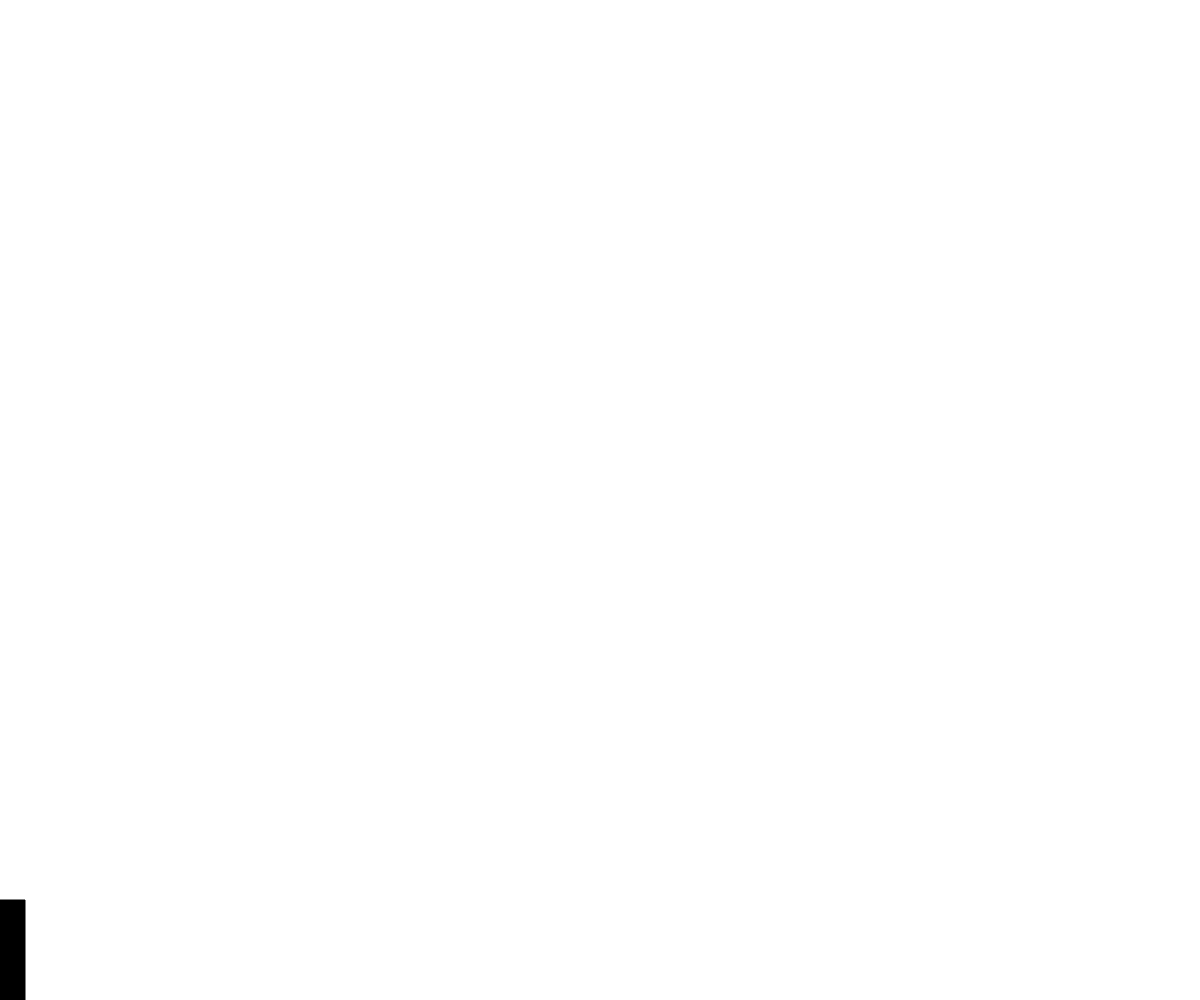
Frame 1 (no input)
Frame 60 (no input): identical to frame 1, image omitted
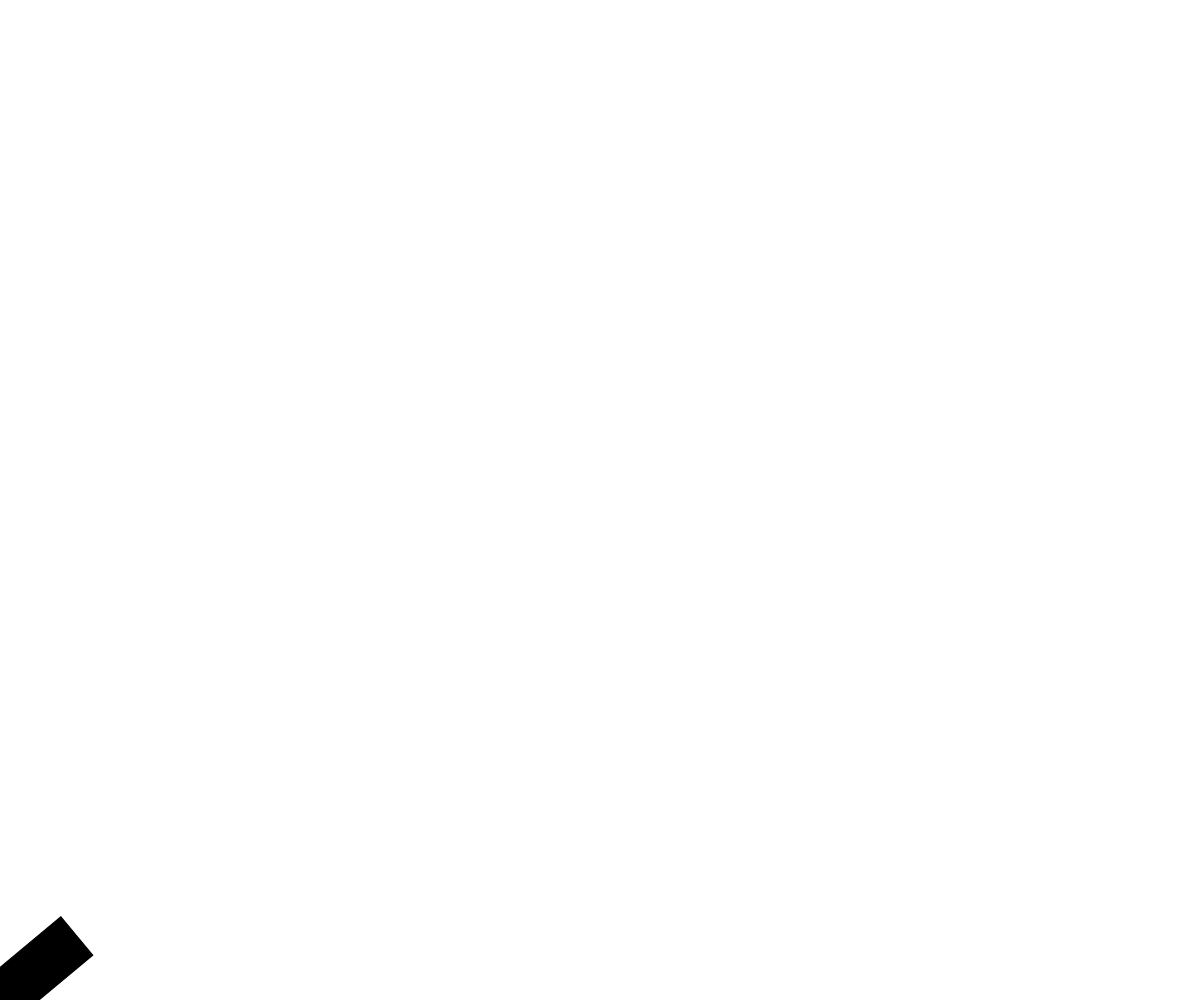
Frame 120 (the mouse pressed at the canvas centre since frame 60)

The p5.js sketch that drew these frames (run headless with seeded random() and noise() and a simulated clock; from frame 60 on, the mouse is pressed at the canvas centre):

// p5.js sketch
// ── sketch.js
// Rotation Demo
// Vrajesh Patel
// September 28/2021


let x,y;

function setup() {
  createCanvas(windowWidth, windowHeight);
  angleMode(DEGREES);
  x = 0;
  y = height;
}

function draw(){

  background(255);

  translate(x, y);
  let theta = atan2(mouseY - y, mouseX - x);
  rotate(theta);
  fill("black");
  rectMode(CENTER);
  rect(0, 0, 200 ,50 );

}
